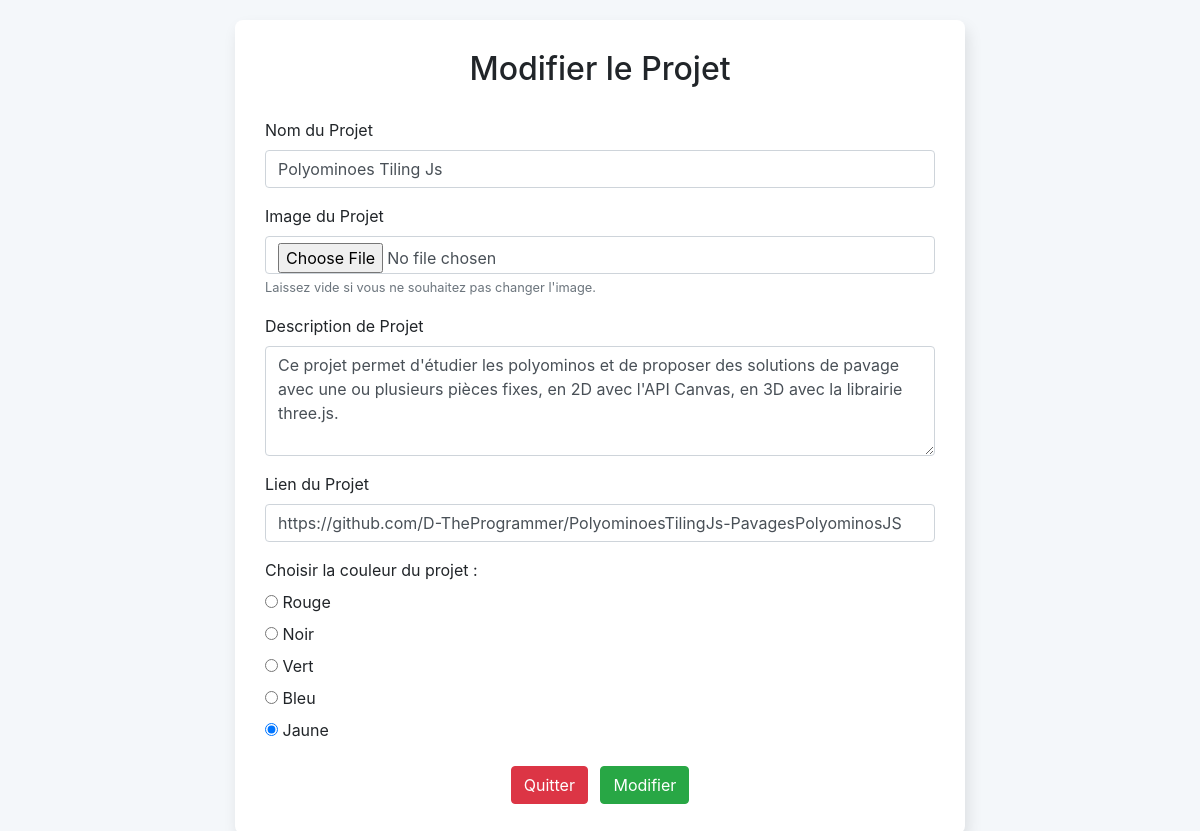
Screenshot of /admin/admin_projet/maj_projet.php?maj_id_projet=1 with the database file from the repository.
### tables this page shows
CREATE TABLE `projet_info` (
  `id_projet` int(11) NOT NULL,
  `nom_projet` text NOT NULL,
  `description_projet` text NOT NULL,
  `image_projet` text NOT NULL,
  `lien_projet` text NOT NULL,
  `couleur_projet` varchar(10) NOT NULL
);

### admin/admin_projet/maj_projet.php (the view, shortened to what this page needs)
<?php
$nom_serv = "localhost";
$username = "root";
$mdp = "";
$nom_bdd = "site_cv";
$conn = new mysqli($nom_serv, $username, $mdp, $nom_bdd);
$id_projet = $_GET['maj_id_projet'];
if ($id_projet > 0) {
    $sql = "SELECT * FROM projet_info WHERE id_projet = $id_projet";
    $result = $conn->query($sql);
    $row = $result->fetch_assoc();
    $nom_projet = $row['nom_projet'];
    $description_projet = $row['description_projet'];
    $lien_projet = $row['lien_projet'];
    $couleur_projet = $row['couleur_projet'];
} else {
    die("ID du projet incorrect");
}
?>
<!DOCTYPE html>
<html lang="fr">
<head>
    <link rel="stylesheet" href="https://maxcdn.bootstrapcdn.com/bootstrap/4.5.2/css/bootstrap.min.css">
</head>
<body>
<div class="container">
    <div class="row justify-content-center">
        <div class="col-md-8">
            <div class="zone_contenu">
                <h2 class="text-center titre_page">Modifier le Projet</h2>
                <form action="" method="POST" enctype="multipart/form-data">
                    <div class="form-group">
                        <label>Nom du Projet</label>
                        <input type="text" class="form-control" name="nom_projet" value="<?php echo htmlspecialchars($nom_projet); ?>" required>
                    </div>
                    <div class="form-group">
                        <label>Image du Projet</label>
                        <input type="file" class="form-control" name="image_projet">
                        <small class="form-text text-muted">Laissez vide si vous ne souhaitez pas changer l'image.</small>
                    </div>
                    <div class="form-group">
                        <label>Description de Projet</label>
                        <textarea class="form-control" name="description_projet" rows="4" required><?php echo htmlspecialchars($description_projet); ?></textarea>
                    </div>
                    <div class="form-group">
                        <label>Lien du Projet</label>
                        <input type="text" class="form-control" name="lien_projet" value="<?php echo htmlspecialchars($lien_projet); ?>" required>
                    </div>
                    <div class="form-group">
                        <label>Choisir la couleur du projet :</label><br>
                        <input type="radio" name="couleur_projet" value="red" <?php if($couleur_projet == 'red') echo 'checked'; ?>>
                        <label for="red">Rouge</label><br>
                        <input type="radio" name="couleur_projet" value="black" <?php if($couleur_projet == 'black') echo 'checked'; ?>>
                        <label for="black">Noir</label><br>
                        <input type="radio" name="couleur_projet" value="green" <?php if($couleur_projet == 'green') echo 'checked'; ?>>
                        <label for="green">Vert</label><br>
                        <input type="radio" name="couleur_projet" value="blue" <?php if($couleur_projet == 'blue') echo 'checked'; ?>>
                        <label for="blue">Bleu</label><br>
                        <input type="radio" name="couleur_projet" value="#EEEE00" <?php if($couleur_projet == '#EEEE00') echo 'checked'; ?>>
                        <label for="yellow">Jaune</label><br>
                    </div>
                    <div class="text-center">
                        <button type="submit" class="btn btn-danger mr-2" name="quitter">Quitter</button>
                        <button type="submit" class="btn btn-success" name="modifier">Modifier</button>
                    </div>
                </form>
            </div>
        </div>
    </div>
</div>
</body>
</html>

### admin/admin_projet/maj_projet.php (style rules this page uses)
body { background-color: #f4f7fa; }
.zone_contenu { padding: 30px; margin-top: 50px; overflow: auto; box-sizing: border-box; margin: 20px auto; background-color: white; border-radius: 8px; box-shadow: 3px 8px 15px rgba(0, 0, 0, 0.1); }
.titre_page { margin-bottom: 30px; }

### rows the page displays
projet_info: nom_projet "Polyominoes Tiling Js", description_projet "Ce projet permet d'étudier les polyominos et de proposer des solutions de pavage avec une ou plusieurs pièces fixes, en 2D avec l'API Canvas, en 3D avec la librairie three.js.", lien_projet "https://github.com/D-TheProgrammer/PolyominoesTilingJs-PavagesPolyominosJS", couleur_projet "☑"
